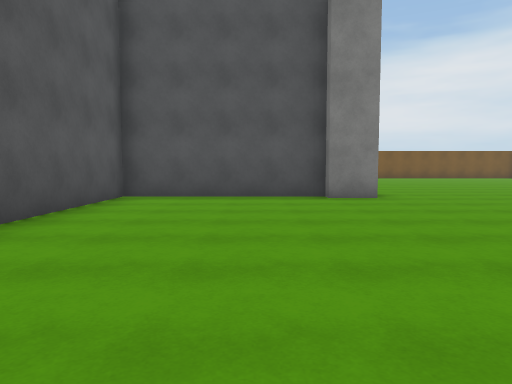
[1] (above)

24 first-person views from a walk through a scene from a Unity 3-D project. The camera is 1.3 m above the floor, tilts 4° down and sees 70° across. The floor is counted in squares, 2 m on a side. Each view is taken from the middle of a square. On the plan, view 1 faces up. The plan holds only what a view shows up to about 11 squares ahead; the rest is blank. The place goes on beyond the plan. The player character is not drawn. Surface patterns are stand-ins for the level's own textures.

[2]
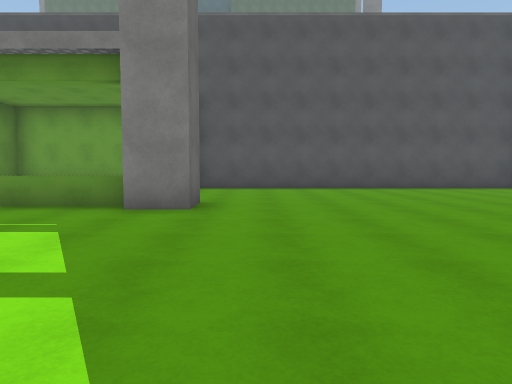

[3]
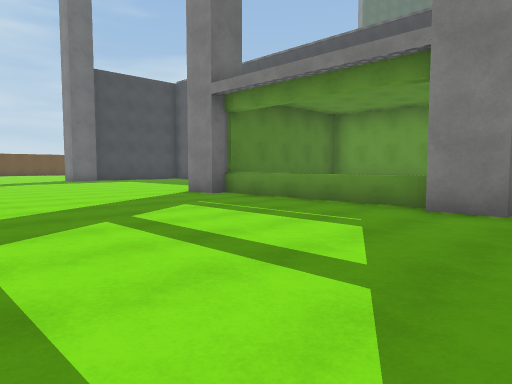

[4]
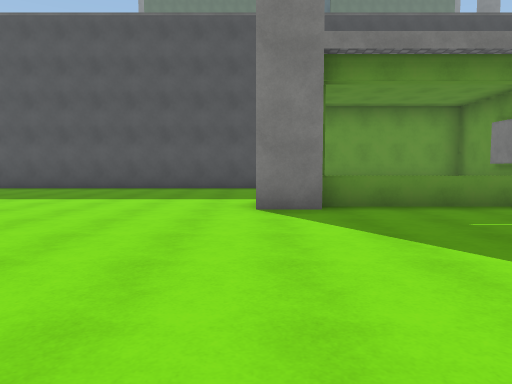

[5]
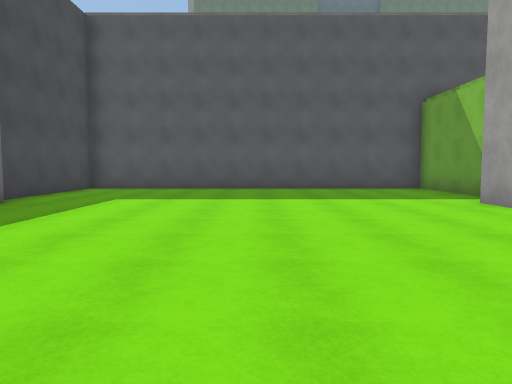

[6]
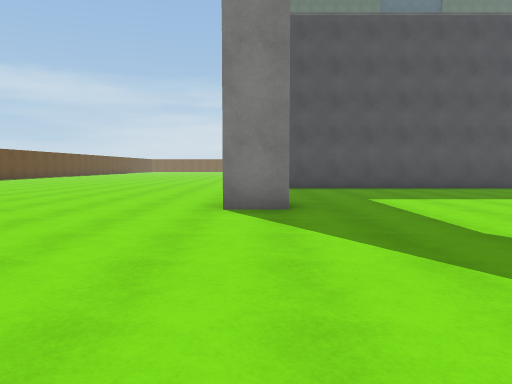

[7]
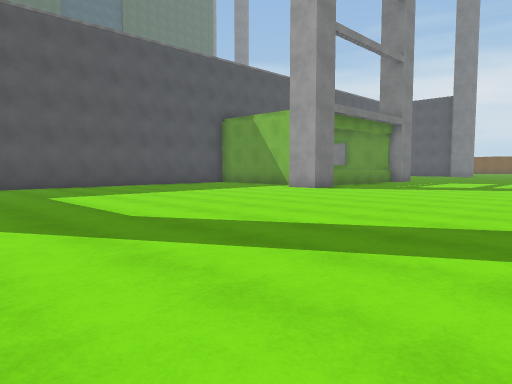

[8]
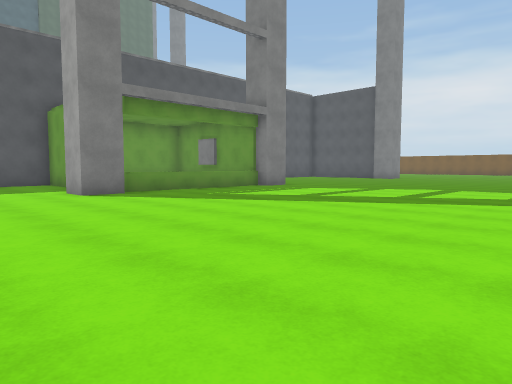

[9]
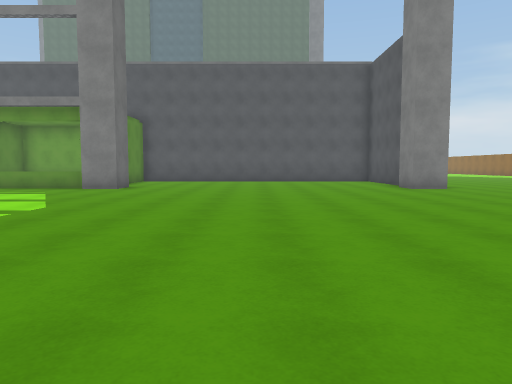

[10]
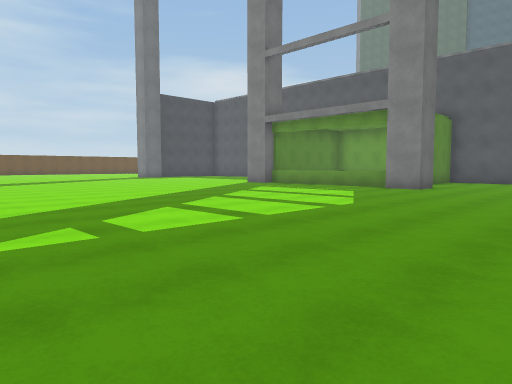

[11]
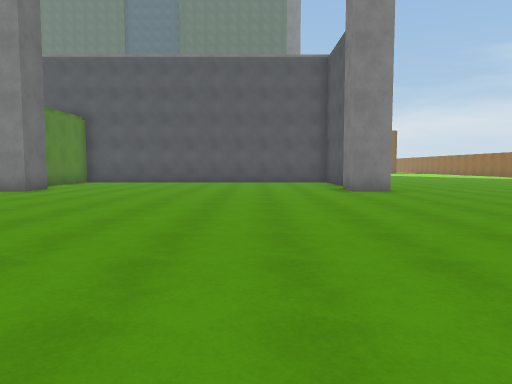

[12]
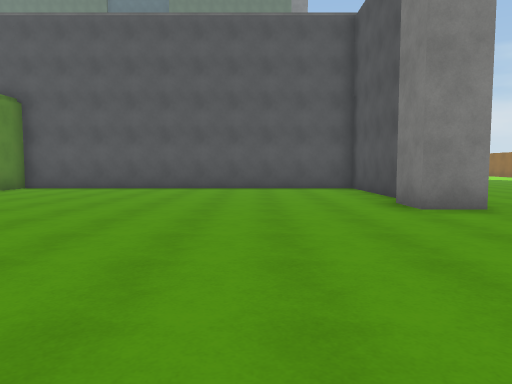

[13]
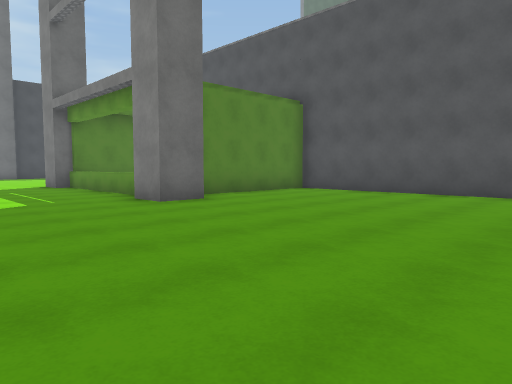

[14]
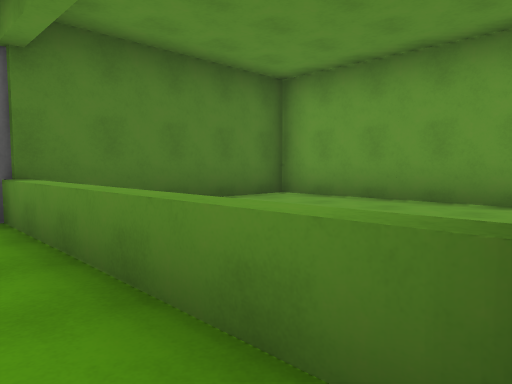

[15]
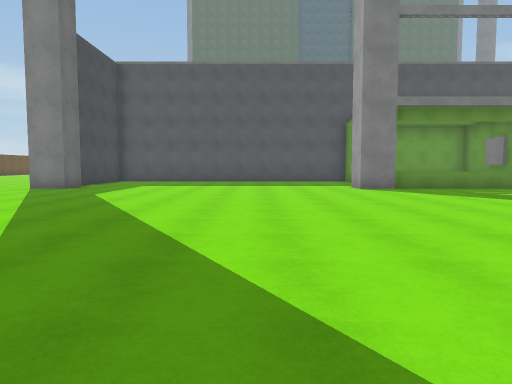

[16]
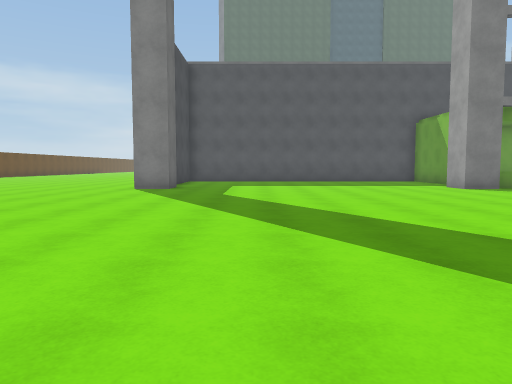

[17]
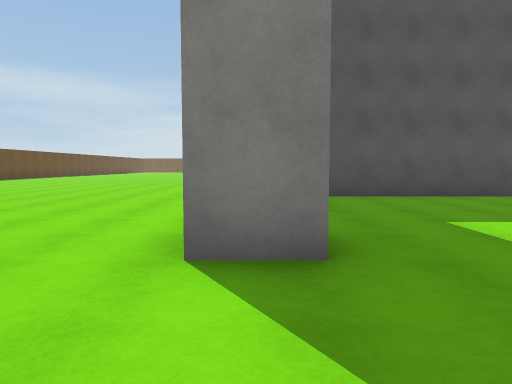

[18]
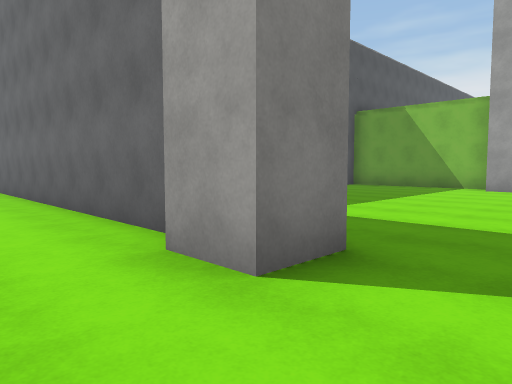

[19]
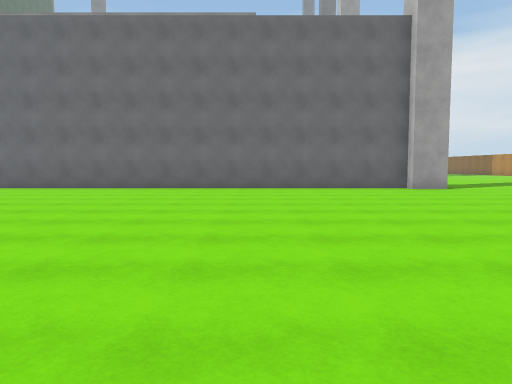

[20]
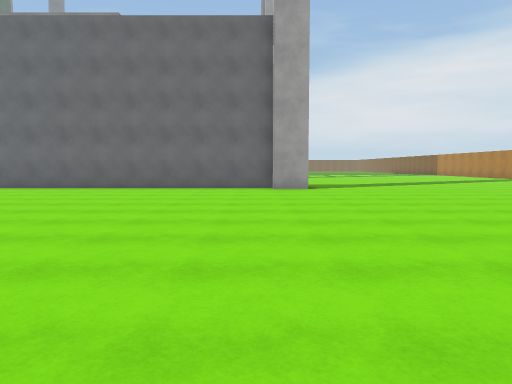

[21]
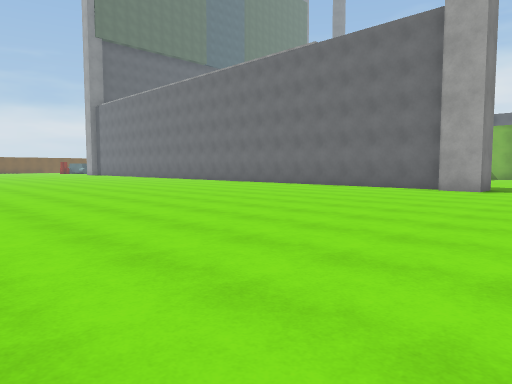

[22]
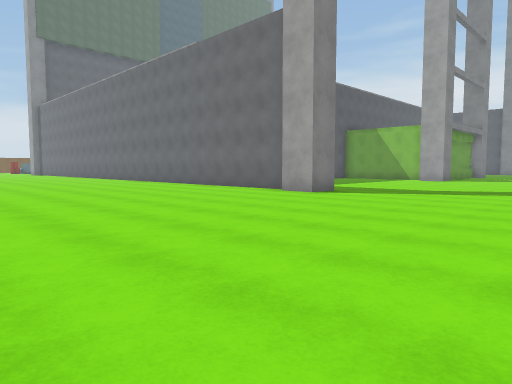

[23]
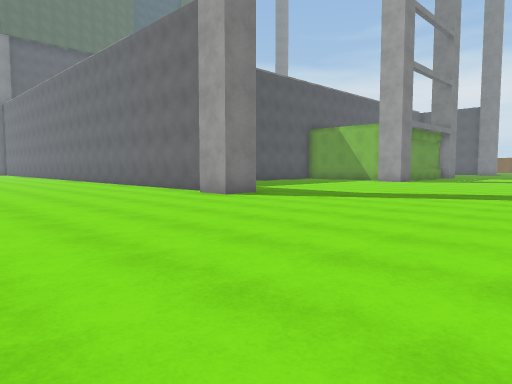

[24]
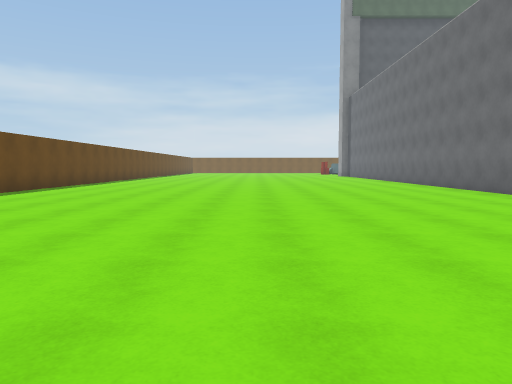

### Floor plan
Points are (right, up) in squares from view 1. A wall is a line through its corners. A room is listed if a view was taken in it or the views show most of it. See-through windows are left out.
Room 1 (views 1, 2, 3, 4, 5, 6, 7, 8, 9, 10, 11, 12, 13, 14, 15, 16, 17, 18, 19, 20, 21, 22, 23, 24)
walls: (1.4, -7.1) (-2.9, -7.1) (-2.9, -16.9) (1, -16.9); (1.5, -16.5) (2.5, -16.5) (2.5, -17.5) (1.5, -17.5); (1.6, -17.1) (-10.6, -17.1); (2.1, -2.1) (2.1, -7); (-0.2, -2.1) (-2.6, -2.1) (-2.6, -6.9) (2.5, -6.9) (2.5, -8) (1.5, -8); (1.5, -1) (2.5, -1) (2.5, -2); (1.6, 7.9) (-2.9, 7.9) (-2.9, -1.9) (0.9, -1.9); (2.5, 8.6) (2.5, 7.5) (1.5, 7.5); (-10.1, -29.2) (-7.9, -29.2)

Where each view was taken, in squares from view 1:
view 1: 0 up, 0 right, facing up
view 2: 0 up, 8 right, facing left
view 3: 0 up, 8 right, facing down-left
view 4: 8 down, 8 right, facing left
view 5: 12 down, 8 right, facing left
view 6: 17 down, 8 right, facing left
view 7: 17 down, 9 right, facing up-left
view 8: 11 down, 11 right, facing up-left
view 9: 3 up, 13 right, facing left
view 10: 3 up, 13 right, facing down-left
view 11: 5 up, 12 right, facing left
view 12: 5 up, 8 right, facing left
view 13: 5 up, 6 right, facing down-left
view 14: 2 down, 3 right, facing down-left
view 15: 11 down, 13 right, facing left
view 16: 14 down, 13 right, facing left
view 17: 17 down, 5 right, facing left
view 18: 19 down, 4 right, facing up-left
view 19: 28 down, 3 left, facing up
view 20: 28 down, 1 right, facing up
view 21: 28 down, 5 right, facing up-left
view 22: 25 down, 8 right, facing up-left
view 23: 23 down, 9 right, facing up-left
view 24: 23 down, 1 right, facing left
